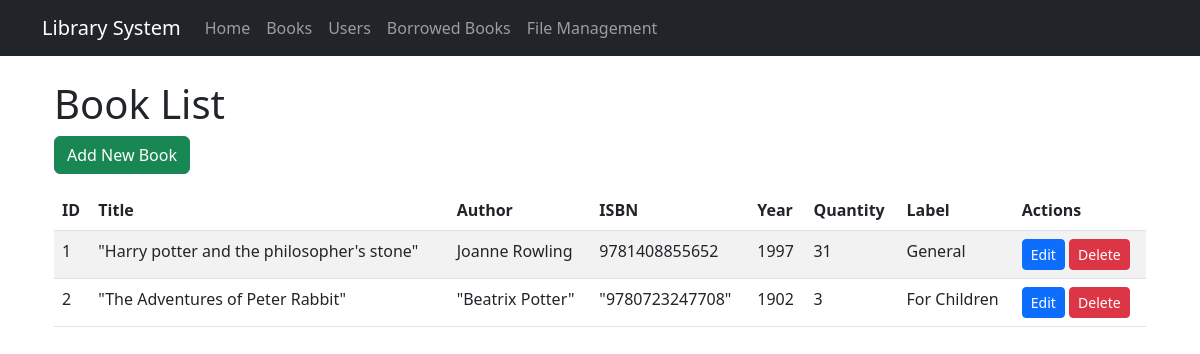
/books/, run on an earlier commit of the app's database.
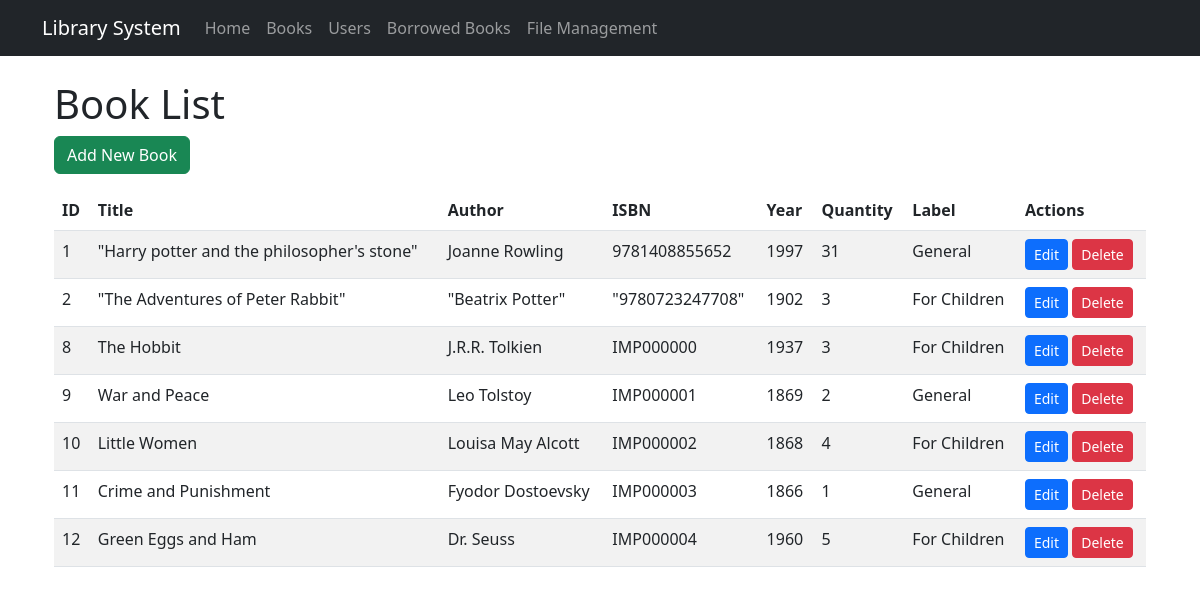
And on a later commit of the database.
### library/models.py (models this page shows, shortened)
class Book(models.Model):
    LABEL_CHOICES = [
        ('for children', 'For Children'),
        ('general', 'General'),
    ]
    title = models.CharField(max_length=255)
    author = models.CharField(max_length=255)
    isbn = models.CharField(max_length=20, unique=True)
    year = models.IntegerField()
    quantity = models.IntegerField()
    label = models.CharField(max_length=20, choices=LABEL_CHOICES, default='general')

### library/views.py (the view)
# urls.py: path('books/', views.book_list, name='book_list'),
def book_list(request):
    books = Book.objects.all()
    return render(request, 'library/book_list.html', {'books': books})

### templates/library/book_list.html
{% extends 'base.html' %}
{% block content %}
<div class="container">
    <h1>Book List</h1>
    <a href="{% url 'add_book' %}" class="btn btn-success mb-3">Add New Book</a>
    <table class="table table-striped">
        <thead>
            <tr>
                <th>ID</th>
                <th>Title</th>
                <th>Author</th>
                <th>ISBN</th>
                <th>Year</th>
                <th>Quantity</th>
                <th>Label</th>
                <th>Actions</th>
            </tr>
        </thead>
        <tbody>
            {% for book in books %}
            <tr>
                <td>{{ book.id }}</td>
                <td>{{ book.title }}</td>
                <td>{{ book.author }}</td>
                <td>{{ book.isbn }}</td>
                <td>{{ book.year }}</td>
                <td>{{ book.quantity }}</td>
                <td>{{ book.get_label_display }}</td>
                <td>
                    <a href="{% url 'edit_book' book.id %}" class="btn btn-sm btn-primary">Edit</a>
                    <a href="{% url 'delete_book' book.id %}" class="btn btn-sm btn-danger">Delete</a>
                </td>
            </tr>
            {% empty %}
            <tr>
                <td colspan="8" class="text-center">No books available.</td>
            </tr>
            {% endfor %}
        </tbody>
    </table>
</div>
{% endblock %}

What changed in the data, as far as the page shows it:
added Book: id "8", title "The Hobbit", author "J.R.R. Tolkien", isbn "IMP000000", year "1937", quantity "3", label "For Children"
added Book: id "9", title "War and Peace", author "Leo Tolstoy", isbn "IMP000001", year "1869", quantity "2", label "General"
added Book: id "10", title "Little Women", author "Louisa May Alcott", isbn "IMP000002", year "1868", quantity "4", label "For Children"
added Book: id "11", title "Crime and Punishment", author "Fyodor Dostoevsky", isbn "IMP000003", year "1866", quantity "1", label "General"
added Book: id "12", title "Green Eggs and Ham", author "Dr. Seuss", isbn "IMP000004", year "1960", quantity "5", label "For Children"
